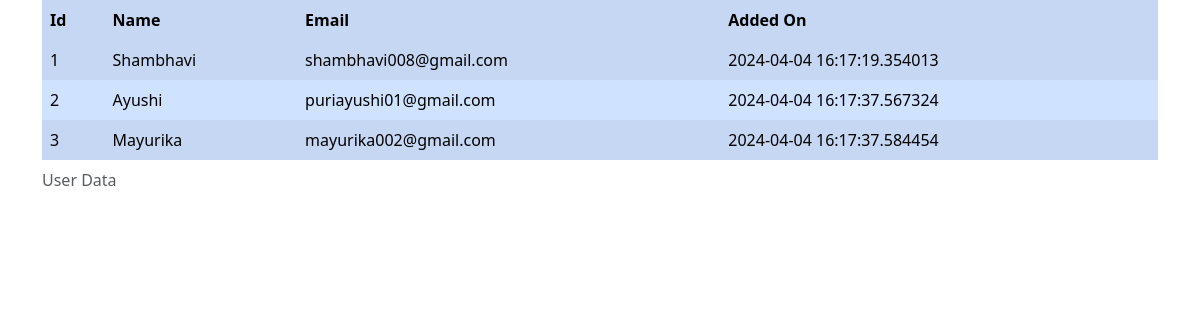
Page /example1/list on the earlier database version.
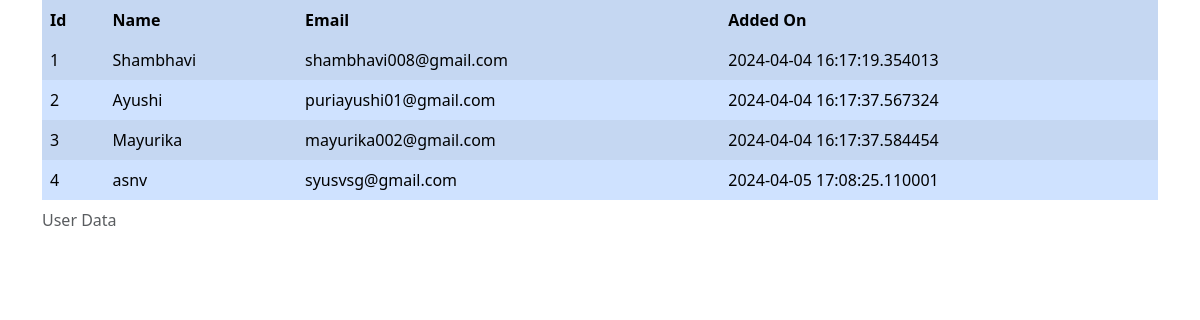
Same page on the later database version.
### database.py (models this page shows)
class user(Base):
    __tablename__ ="users"
    id=Column(Integer,primary_key=True)
    name =Column(String(25))
    email= Column(String(50),unique=True)
    password=Column(String(64))
    create_at=Column(DateTime,default=datetime.now)

### app.py (the view)
@app.route('/example1/list')
def example_1_list():
    db=get_db()
    users = db.query(user).all()
    return render_template('list.html',userlist=users)

### database.py (called while the page is built)
def get_db():
    engine=create_engine("sqlite:///example.db")
    return sessionmaker(bind=engine)()

### templates/list.html (shortened to what this page needs)
<!doctype html>
<html lang="en">
<head>
    <link href="https://cdn.jsdelivr.net/npm/bootstrap@5.3.2/dist/css/bootstrap.min.css" rel="stylesheet"
 />
</head>
<body>
    <main>
        <div class="container">
            <div
                class="table-responsive"
            >
                <table
                    class="table table-striped table-hover table-borderless table-primary align-middle"
                >
                    <thead class="table-light">
                        <caption>
                            User Data
                        </caption>
                        <tr>
                            <th>Id</th>
                            <th>Name</th>
                            <th>Email</th>
                            <th>Added On</th>
                        </tr>
                    </thead>
                    <tbody class="table-group-divider">
                        {% for user in userlist %}
                        <tr class="table-primary">
                            <td scope="row">{{user.id}}</td>
                            <td>{{user.name}}</td>
                            <td>{{user.email}}</td>
                            <td>{{user.create_at}}</td>
                        </tr>
                        {% endfor %}
                    </tbody>
                </table>
            </div>
        </div>
    </main>
</body>
</html>

Differences in the rows shown:
added user: id "4", name "asnv", email "syusvsg@gmail.com", create_at "2024-04-05 17:08:25.110001"
